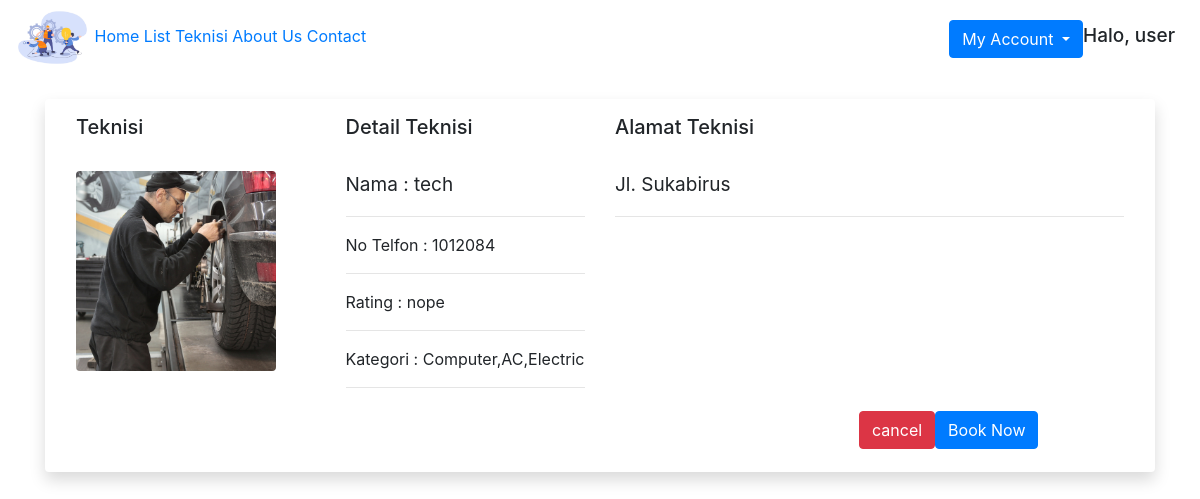
Screenshot of /book_now.php?id=1 (signed in) with the database file from the repository.
### tables this page shows
CREATE TABLE `technician` (
  `id` int(10) NOT NULL,
  `nama` varchar(50) NOT NULL,
  `email` varchar(50) NOT NULL,
  `password` varchar(100) NOT NULL,
  `no_hp` bigint(13) DEFAULT NULL,
  `alamat` varchar(300) DEFAULT NULL,
  `gambar` text DEFAULT NULL,
  `roles` varchar(10) NOT NULL DEFAULT 'Technician',
  `expertise` varchar(250) DEFAULT NULL
);

### book_now.php (the view, shortened to what this page needs)
<?php
$id = $_GET['id'];
$query = "SELECT * FROM technician WHERE id = $id";
$conn = koneksi();
$result = mysqli_query($conn, $query);
$data = mysqli_fetch_assoc($result);
?>
<!DOCTYPE html>
<html>
<head>
  <link rel="stylesheet" href="https://cdn.jsdelivr.net/npm/bootstrap@4.5.3/dist/css/bootstrap.min.css">
  <link rel="stylesheet" type="text/css" href="style.css">
</head>
<body>
  <div class="top container-fluid fixed-top ">
    <img class="logo_navbar" src="gambar\logo.png">
    <a href="index.php">Home</a>
    <a href="list_teknisi.php">List Teknisi</a>
    <a href="aboutUs.php">About Us</a>
    <a href="contact.php">Contact</a>
    <div class="dropdown">
      <h5 class="halo">Halo, <?= $_SESSION['nama']; ?></h5>
      <a class="btn btn-primary dropdown-toggle" href="#" role="button" id="dropdownMenuLink" data-toggle="dropdown" aria-haspopup="true" aria-expanded="false">
        My Account
      </a>
    </div>
  </div>
  <div class="isi_body">
    <h1 style="text-align: center;" class="display-4">Book Now</h1><br>
    <div class="container">
      <div class="shadow p-3 mb-5 bg-white rounded">
        <div class="row" style="margin-right:auto;margin-left:auto">
          <div class="col-3">
            <h5>Teknisi</h5><br>
            <img src="gambar/foto_profile_teknisi/foto_profile_teknisi_list (16).png" class="rounded">
          </div>
          <div class="col-3">
            <h5>Detail Teknisi</h5><br>
            <p>
              Nama : <?= $data['nama']; ?><br>
              <hr>
              No Telfon : <?= $data['no_hp']; ?><br>
              <hr>
              Rating : nope<br>
              <hr>
              Kategori : <?= $data['expertise']; ?><br>
              <hr>
            </p>
          </div>
          <div class="col-6">
            <h5>Alamat Teknisi</h5><br>
            <p>
              <?= $data['alamat']; ?><br>
              <hr>
            </p>
          </div>
          <div class="btn" style="margin-left:800px">
            <div class="row">
              <a href="list_teknisi.php" class="btn btn-danger">cancel</a>
              <form action="" method="POST">
                <input type="submit" class="btn btn-primary" value="Book Now" name="Book">
              </form>
            </div>
          </div>
        </div>
      </div>
    </div>
  </div>
</body>
</html>

### style.css (style rules this page uses)
.top { background-color:white; }
.dropdown { float: right; margin-top: 20px; }
.halo { float: right; margin-top: 5px; padding-right: 10px; text-align: right; font-size: 19px; }
p { font-size: 19px; }
.logo_navbar { width: 75px; height: 75px; }

### rows the page displays
technician: nama "tech", no_hp "1012084", expertise "Computer,AC,Electric", alamat "Jl. Sukabirus"

### other values shown
$_SESSION['nama'] "user"
